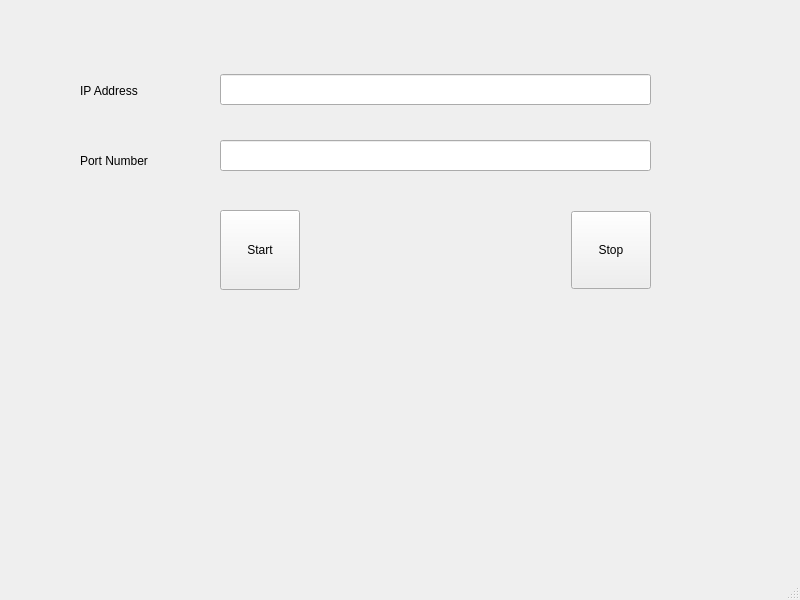
<?xml version="1.0" encoding="UTF-8"?>
<ui version="4.0">
 <class>ChatServer</class>
 <widget class="QMainWindow" name="ChatServer">
  <property name="geometry">
   <rect>
    <x>0</x>
    <y>0</y>
    <width>800</width>
    <height>600</height>
   </rect>
  </property>
  <property name="windowTitle">
   <string>ChatServer</string>
  </property>
  <widget class="QWidget" name="centralwidget">
   <widget class="QLabel" name="label">
    <property name="geometry">
     <rect>
      <x>80</x>
      <y>70</y>
      <width>81</width>
      <height>41</height>
     </rect>
    </property>
    <property name="text">
     <string>IP Address</string>
    </property>
   </widget>
   <widget class="QLabel" name="label_2">
    <property name="geometry">
     <rect>
      <x>80</x>
      <y>140</y>
      <width>91</width>
      <height>41</height>
     </rect>
    </property>
    <property name="text">
     <string>Port Number</string>
    </property>
   </widget>
   <widget class="QLineEdit" name="lineEditIP">
    <property name="geometry">
     <rect>
      <x>220</x>
      <y>74</y>
      <width>431</width>
      <height>31</height>
     </rect>
    </property>
   </widget>
   <widget class="QLineEdit" name="lineEditPort">
    <property name="geometry">
     <rect>
      <x>220</x>
      <y>140</y>
      <width>431</width>
      <height>31</height>
     </rect>
    </property>
   </widget>
   <widget class="QWidget" name="horizontalLayoutWidget">
    <property name="geometry">
     <rect>
      <x>220</x>
      <y>210</y>
      <width>431</width>
      <height>80</height>
     </rect>
    </property>
    <layout class="QHBoxLayout" name="horizontalLayout">
     <item alignment="Qt::AlignLeft">
      <widget class="QPushButton" name="btnStart">
       <property name="sizePolicy">
        <sizepolicy hsizetype="Preferred" vsizetype="Preferred">
         <horstretch>0</horstretch>
         <verstretch>0</verstretch>
        </sizepolicy>
       </property>
       <property name="text">
        <string>Start</string>
       </property>
      </widget>
     </item>
     <item alignment="Qt::AlignRight">
      <widget class="QPushButton" name="btnStop">
       <property name="sizePolicy">
        <sizepolicy hsizetype="Preferred" vsizetype="Preferred">
         <horstretch>0</horstretch>
         <verstretch>0</verstretch>
        </sizepolicy>
       </property>
       <property name="maximumSize">
        <size>
         <width>211</width>
         <height>78</height>
        </size>
       </property>
       <property name="text">
        <string>Stop</string>
       </property>
      </widget>
     </item>
    </layout>
   </widget>
  </widget>
  <widget class="QMenuBar" name="menubar">
   <property name="geometry">
    <rect>
     <x>0</x>
     <y>0</y>
     <width>800</width>
     <height>22</height>
    </rect>
   </property>
  </widget>
  <widget class="QStatusBar" name="statusbar"/>
 </widget>
 <resources/>
 <connections/>
</ui>
